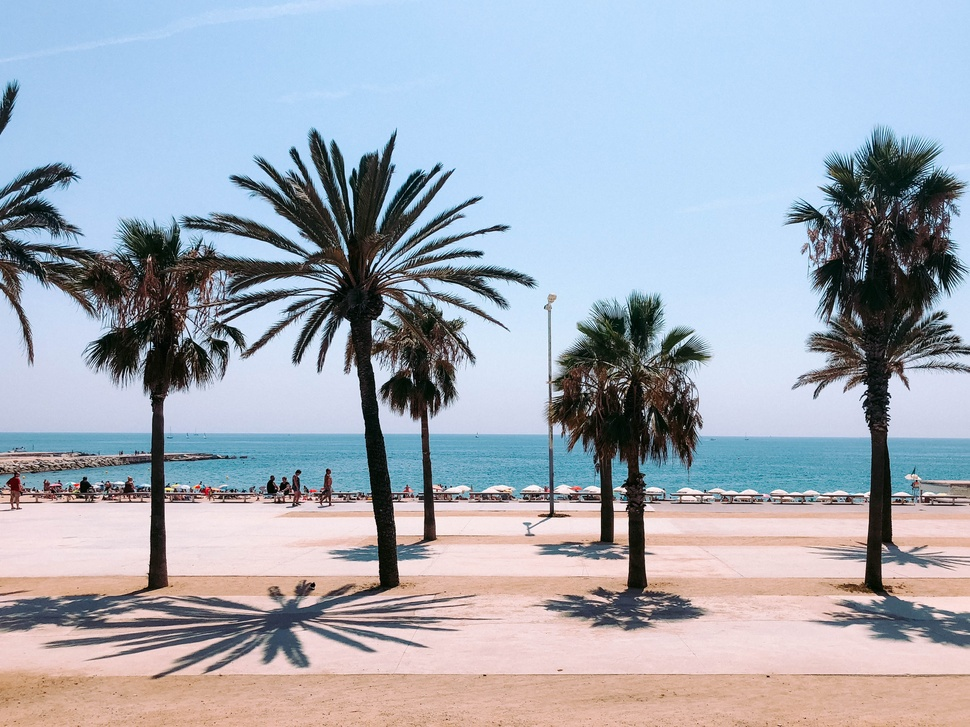
#> input picture img_operations/la_barceloneta.jpg, 970 x 727 px, shrunk from 4032 x 3024 before the run
$ python threshold.py la_barceloneta.jpg
#> lines starting #> are read from the running program, lines starting #| are printed output that depends on the picture; after the words box and inside, x2 and y2 are one past the last pixel; in counts of white or black regions, pixels touching at a corner belong together
# Threshold Demo
# Treshold code from OpenCV docs:
'''
https://docs.opencv.org/master/d7/d4d/tutorial_py_thresholding.html
'''

import cv2
import numpy as np
import matplotlib.pyplot as plt
import sys

img_name = sys.argv[1]
img = cv2.imread(img_name,0)
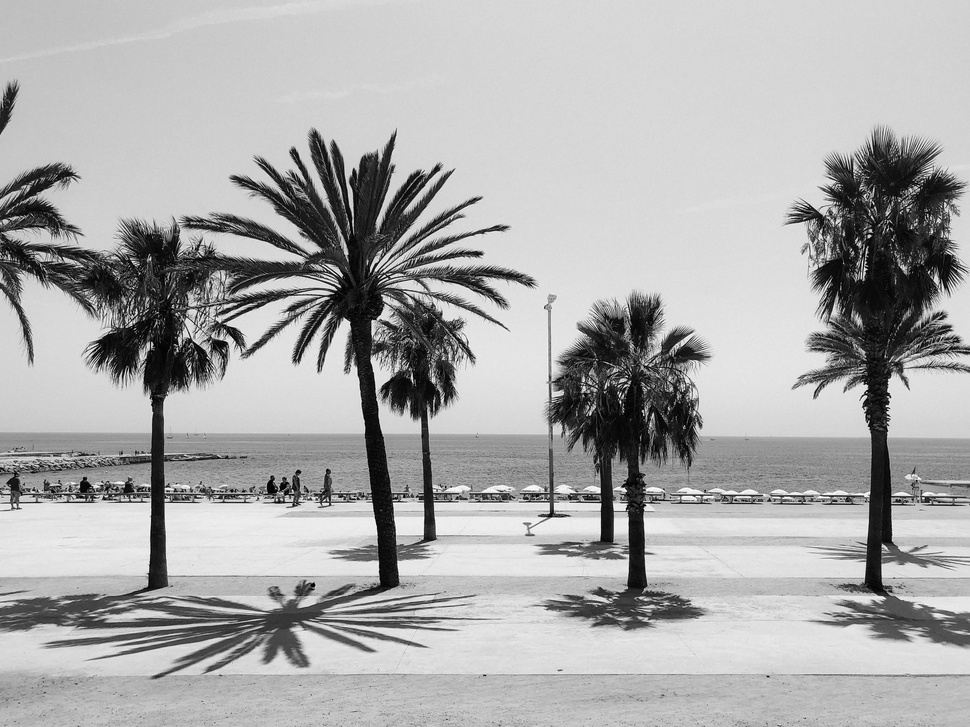
#> img: shape (727, 970); min 0, max 255, mean 170.9

# Demo 1: global thresholding
'''
t = 150 # threshold intensity
mapping = 255 # map intensities >t to this intensity

ret,thresh1 = cv2.threshold(img,t_min,t_max,cv2.THRESH_BINARY)
ret,thresh2 = cv2.threshold(img,t_min,t_max,cv2.THRESH_BINARY_INV)
ret,thresh3 = cv2.threshold(img,t_min,t_max,cv2.THRESH_TRUNC)
ret,thresh4 = cv2.threshold(img,t_min,t_max,cv2.THRESH_TOZERO)
ret,thresh5 = cv2.threshold(img,t_min,t_max,cv2.THRESH_TOZERO_INV)

titles = ['Original Image','BINARY','BINARY_INV','TRUNC','TOZERO','TOZERO_INV']
images = [img, thresh1, thresh2, thresh3, thresh4, thresh5]

for i in range(6):
    plt.subplot(2,3,i+1),plt.imshow(images[i],'gray')
    plt.title(titles[i])
    plt.xticks([]),plt.yticks([])

plt.show()
'''

# Demo 2: adaptive thresholding
# Adaptive thresholding can help in cases where lighting is not uniform across image

img = cv2.medianBlur(img,5)
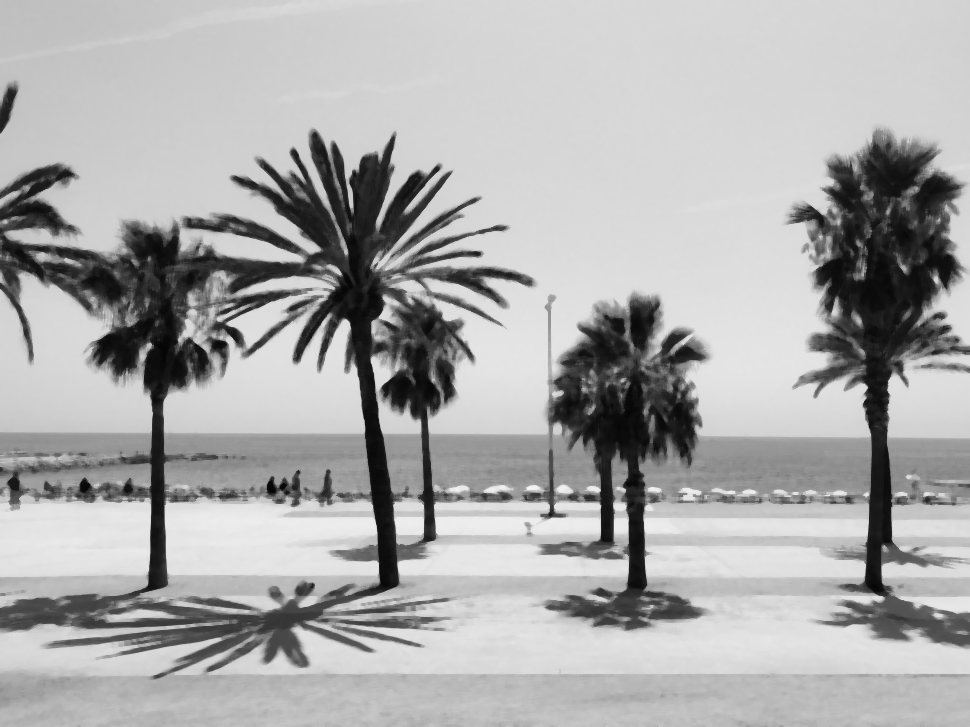
#> img: shape (727, 970); min 4, max 244, mean 171

ret,th1 = cv2.threshold(img,127,255,cv2.THRESH_BINARY)
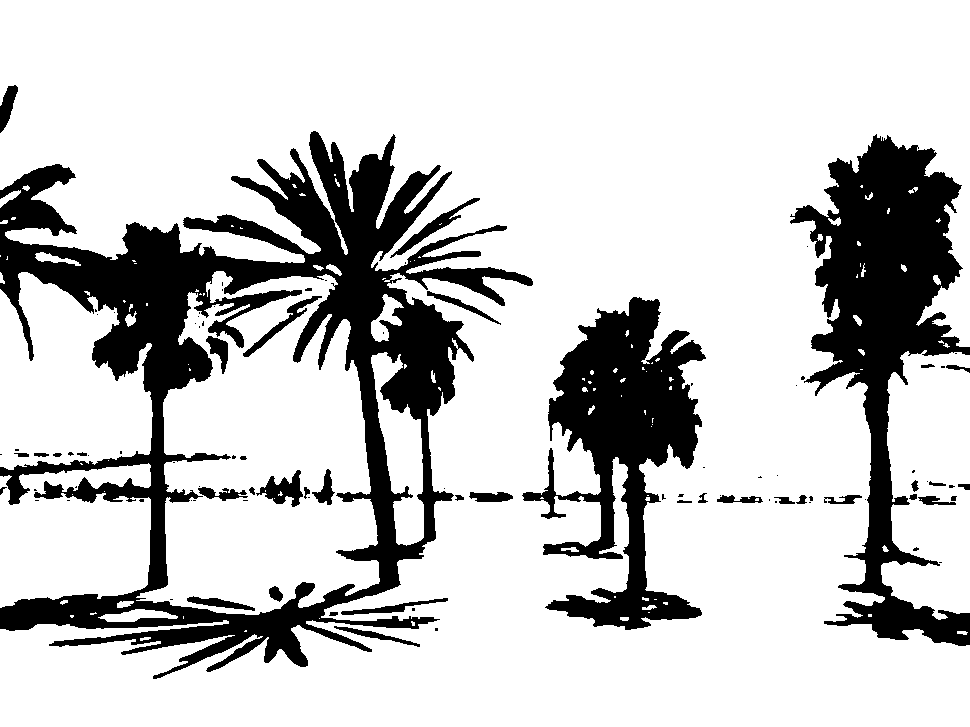
#> th1: shape (727, 970); 78.7% white; 98 black regions (58 under 20 px), largest, box (x1, y1, x2, y2) and area: (0, 131, 533, 679) 80283, (790, 134, 970, 646) 35850, (522, 297, 706, 630) 26400

th2 = cv2.adaptiveThreshold(img,255,cv2.ADAPTIVE_THRESH_MEAN_C, cv2.THRESH_BINARY,11,2)
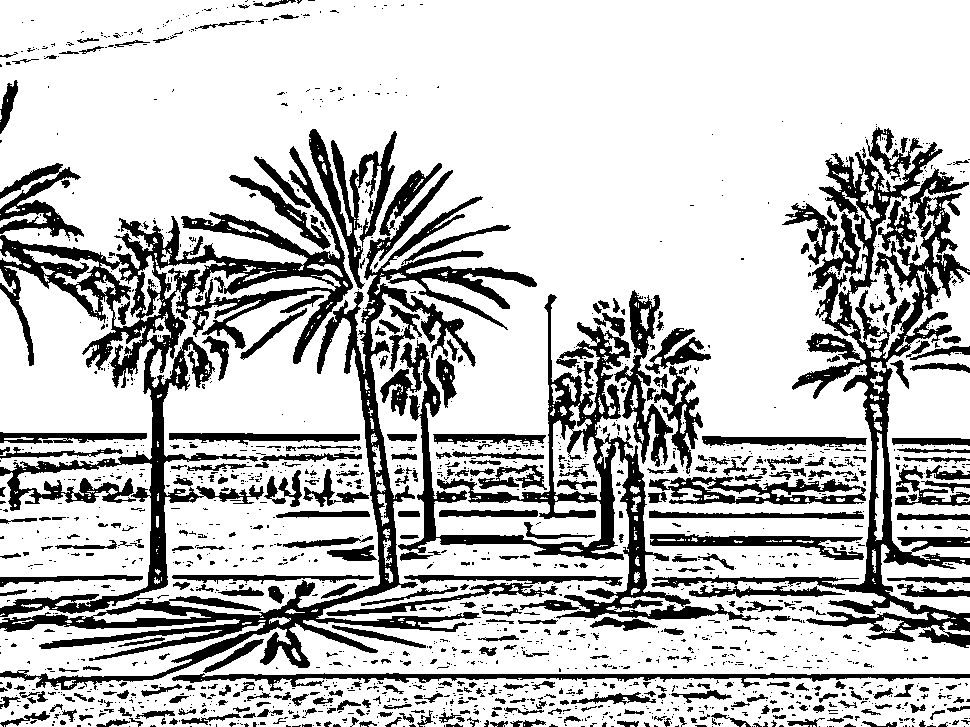
#> th2: shape (727, 970); 75.8% white; 1774 black regions (1347 under 20 px), largest, box (x1, y1, x2, y2) and area: (0, 146, 353, 617) 28221, (651, 142, 970, 648) 23639, (0, 170, 537, 690) 23351

th3 = cv2.adaptiveThreshold(img,255,cv2.ADAPTIVE_THRESH_GAUSSIAN_C, cv2.THRESH_BINARY,11,2)
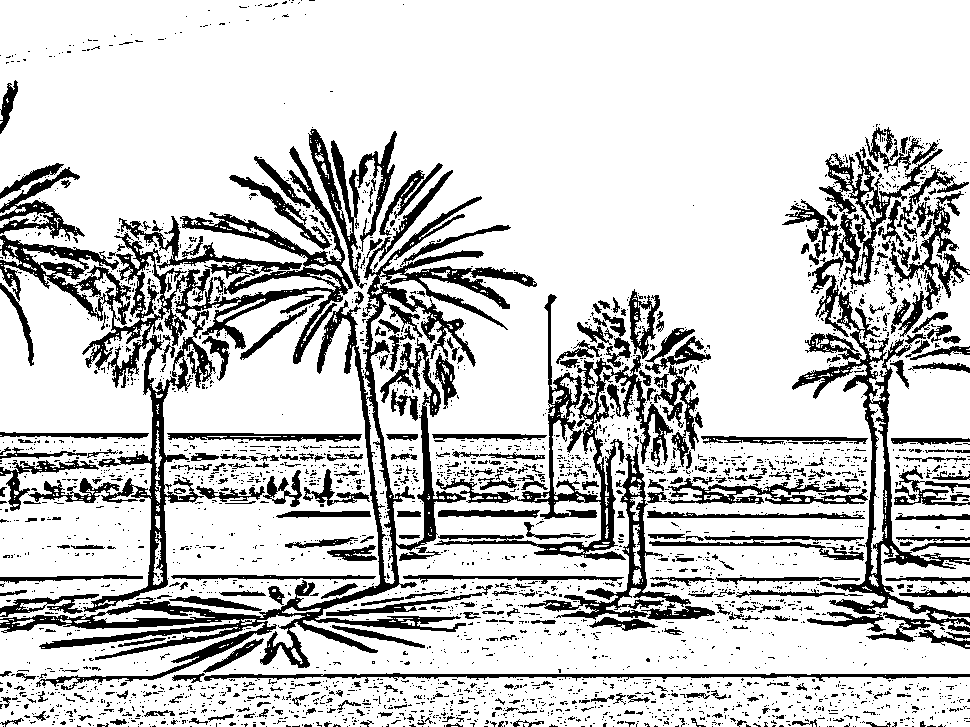
#> th3: shape (727, 970); 79.8% white; 3160 black regions (2781 under 20 px), largest, box (x1, y1, x2, y2) and area: (0, 170, 537, 690) 22433, (0, 146, 353, 612) 22083, (792, 149, 970, 642) 12303

titles = ['Original Image', 'Global Thresholding (v = 127)',
            'Adaptive Mean Thresholding', 'Adaptive Gaussian Thresholding']

images = [img, th1, th2, th3]

for i in range(4):
    plt.subplot(2,2,i+1),plt.imshow(images[i],'gray')
    plt.title(titles[i])
    plt.xticks([]),plt.yticks([])
plt.show()
